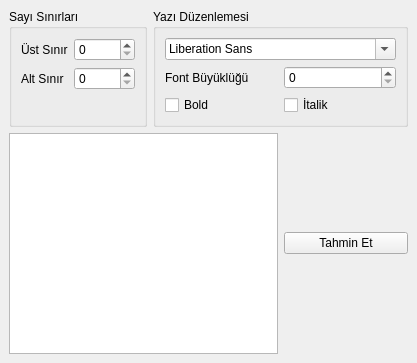
<?xml version="1.0" encoding="UTF-8"?>
<ui version="4.0">
 <class>MainWindow</class>
 <widget class="QMainWindow" name="MainWindow">
  <property name="geometry">
   <rect>
    <x>0</x>
    <y>0</y>
    <width>378</width>
    <height>363</height>
   </rect>
  </property>
  <property name="windowTitle">
   <string>MainWindow</string>
  </property>
  <widget class="QWidget" name="centralwidget">
   <layout class="QGridLayout" name="gridLayout_3">
    <item row="0" column="0">
     <widget class="QGroupBox" name="groupBox_2">
      <property name="title">
       <string>Sayı Sınırları</string>
      </property>
      <layout class="QGridLayout" name="gridLayout">
       <item row="0" column="0">
        <layout class="QVBoxLayout" name="verticalLayout">
         <item>
          <widget class="QLabel" name="label_2">
           <property name="text">
            <string>Üst Sınır</string>
           </property>
          </widget>
         </item>
         <item>
          <widget class="QLabel" name="label_3">
           <property name="text">
            <string>Alt Sınır</string>
           </property>
          </widget>
         </item>
        </layout>
       </item>
       <item row="0" column="1">
        <layout class="QVBoxLayout" name="verticalLayout_2">
         <item>
          <widget class="QSpinBox" name="SB_UstSinir">
           <property name="maximum">
            <number>10000</number>
           </property>
          </widget>
         </item>
         <item>
          <widget class="QSpinBox" name="SB_AltSinir">
           <property name="maximum">
            <number>10000</number>
           </property>
          </widget>
         </item>
        </layout>
       </item>
       <item row="1" column="0" colspan="2">
        <widget class="QLabel" name="label">
         <property name="text">
          <string/>
         </property>
        </widget>
       </item>
      </layout>
     </widget>
    </item>
    <item row="0" column="1" colspan="2">
     <widget class="QGroupBox" name="groupBox">
      <property name="title">
       <string>Yazı Düzenlemesi</string>
      </property>
      <layout class="QGridLayout" name="gridLayout_2">
       <item row="0" column="0" colspan="2">
        <widget class="QFontComboBox" name="CB_Font"/>
       </item>
       <item row="1" column="0">
        <widget class="QLabel" name="label_4">
         <property name="text">
          <string>Font Büyüklüğü</string>
         </property>
        </widget>
       </item>
       <item row="1" column="1">
        <widget class="QSpinBox" name="SB_YaziBoyut"/>
       </item>
       <item row="2" column="0">
        <widget class="QCheckBox" name="CB_Bold">
         <property name="text">
          <string>Bold</string>
         </property>
        </widget>
       </item>
       <item row="2" column="1">
        <widget class="QCheckBox" name="CB_Italic">
         <property name="text">
          <string>İtalik</string>
         </property>
        </widget>
       </item>
      </layout>
     </widget>
    </item>
    <item row="1" column="0" colspan="2">
     <widget class="QListWidget" name="LW_Tahminler"/>
    </item>
    <item row="1" column="2">
     <widget class="QPushButton" name="BTN_TahminEt">
      <property name="text">
       <string>Tahmin Et</string>
      </property>
     </widget>
    </item>
   </layout>
  </widget>
 </widget>
 <resources/>
 <connections/>
</ui>
